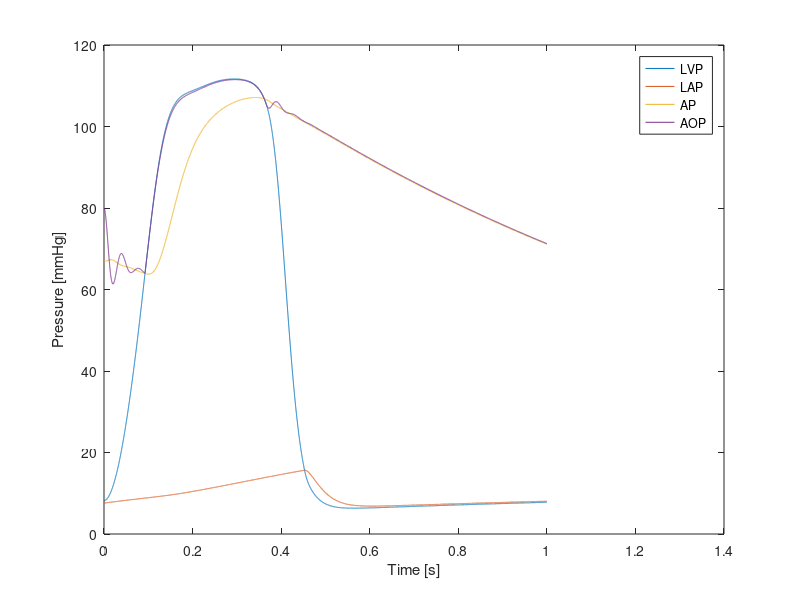
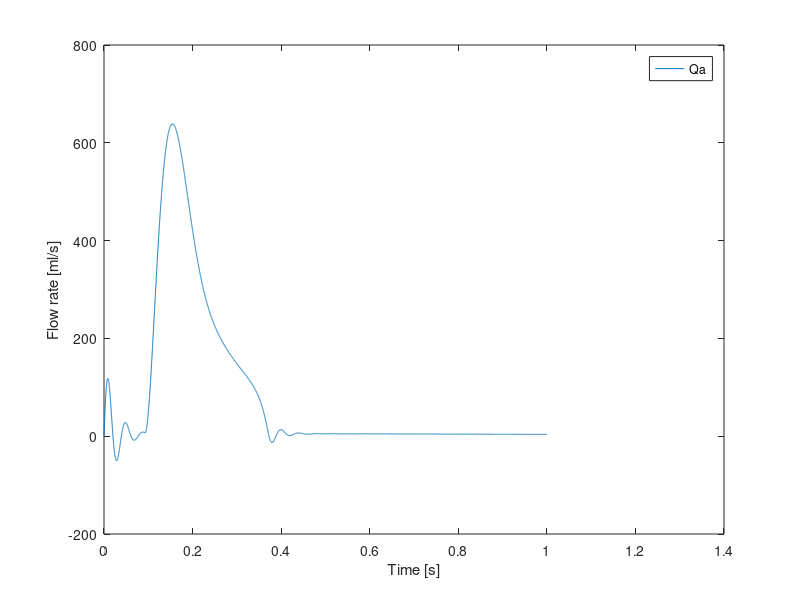
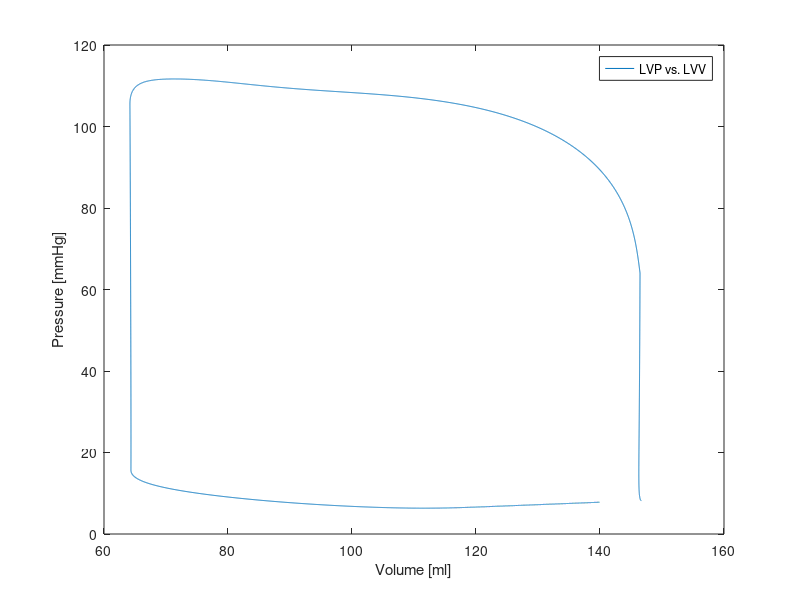

These figures' MATLAB source, in order:
clear all
close all
dt = 0.0001; %s
%inital values
LVP(1) = 8.2; %mmHgLAP, left ventricular pressure
LAP(1) = 7.6; %mmHg, left atrial pressure
AP(1) = 67; %mmHg, arterial pressure
AOP(1) = 80; %mmHg, aortic pressure
Qa(1) = 0; %ml/s, aortic valve flow rate

Cv(1) = 0;
t = 0;

X(:,1) = [LVP(1);LAP(1);AP(1);AOP(1);Qa(1)];

%constants
HR = 60; %beats/min
tc = 60/HR; %amount of time in 1 cardiac cycle (in sec)
Tmax = 0.2 + 0.15*tc; %time when Emax occurs
Rs = 1; %mmHgs/ml  Systemic Vascular Resistance
Rm = 0.0050; %mmHgs/ml Mitral Valve REsistance
Ra = 0.0010; %mmHgs/ml Aortic Valve Resistance
Rc = 0.0398; %mmHgs/ml Characteristic Resistance
Cr = 4.4000; %ml/mmHg Left atrial Compliance
Cs = 1.3300; %ml/mmHg Systemic Compliance
Ca = 0.0800; %ml/mmHg Aortic Compliance
Ls = 0.0005; %mmHgs^2/ml Inertance of blood in aorta
Emax = 2;
Emin = .06;
V0 = 10; %ml

i=0;
tn = 0;
Time(1) = t;
while t<=tc %within 1 cardiac cycle
    i = i + 1;
    tn = (t-floor(t))/Tmax; %tn=t/Tmax
    En = 1.55*(((tn/0.7)^1.9)./(1+(tn/0.7)^1.9))*(1/(1+(tn/1.17)^21.9));
    %normalized elastance w double hill
    E(i) = (Emax - Emin)*En+Emin;
    LVV(i) = X(1,i)./E(i) + V0; %comes from E=LVP/(LVV+V0)
    Cv(i) = 1/E(i); %compliance vs elastance relationship
    if (X(2,i) - X(1,i))>0 %LAP>LVP
        Dm = 1; %blood flow thru mitral valve
    else
        Dm = 0; %no blood flow thru mitral valve
    end
    if (X(1,i)-X(4,i))>0 %LVP>AOP
        Da = 1; %blood flow thru aortic valve
    else
        Da = 0; %no blood flow thru aortic valve
    end
    if i>1 %always?
        dCv = (Cv(i)-Cv(i-1))/dt;
    else
        dCv = 0;
    end
    A = [-dCv/Cv(i),0,0,0,0;
        0,-1/(Rs*Cr),1/(Rs*Cr),0,0;
        0,1/(Rs*Cs),-1/(Rs*Cs),0,1/Cs;
        0,0,0,0,-1/Ca;
        0,0,-1/Ls,1/Ls,-Rc/Ls];
    B = [1/Cv(i),-1/Cv(i);
        -1/Cr,0;
        0,0;
        0,1/Ca;
        0,0];
    C = [(X(2,i) - X(1,i))*Dm/Rm;
        (X(1,i) - X(4,i))*Da/Ra];
    
    dx = A*X(:,i)+B*C;
    X(:,i+1) = X(:,i) + dx.*dt;
    t = t + dt;
    Time(i+1) = t;
end
 i = i + 1;
    tn = (t-floor(t))/Tmax;
    En = 1.55*(((tn/0.7)^1.9)./(1+(tn/0.7)^1.9))*(1/(1+(tn/1.17)^21.9));
    E(i) = (Emax - Emin)*En+Emin;
    LVV(i) = X(1,i)/E(i) + V0;
    
plot(Time,X(1,:))
hold on
%figure
plot(Time,X(2,:))
%figure
plot(Time,X(3,:))
%figure
plot(Time,X(4,:))
legend('LVP','LAP','AP','AOP')
xlabel 'Time [s]';
ylabel 'Pressure [mmHg]';
figure
plot(Time,X(5,:))
legend('Qa')
xlabel 'Time [s]';
ylabel 'Flow rate [ml/s]';
figure
plot(LVV,X(1,:))
legend('LVP vs. LVV')
xlabel 'Volume [ml]';
ylabel 'Pressure [mmHg]';